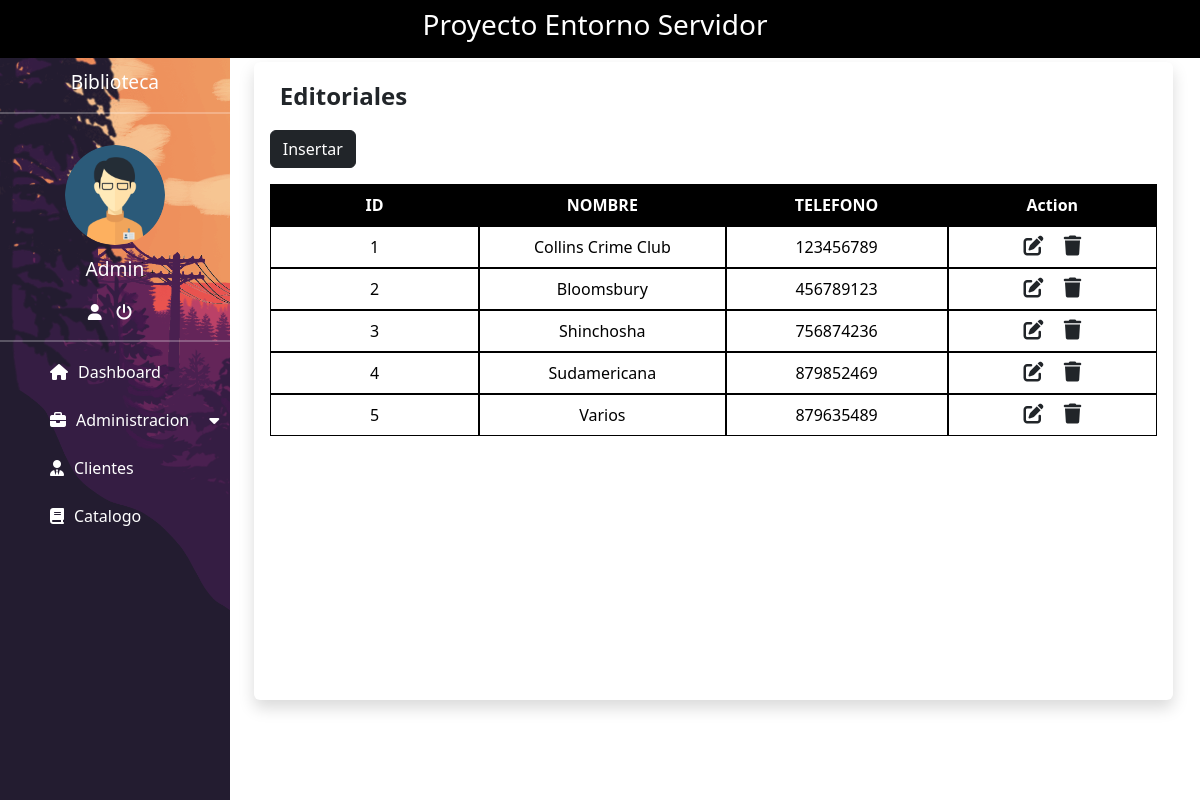
Screenshot of /?view=editorial (signed in) with the database file from the repository.
### tables this page shows
CREATE TABLE `administrador` (
  `Id_administrador` int(11) NOT NULL,
  `Usuario` varchar(15) NOT NULL,
  `Contraseña` varchar(255) NOT NULL
);

CREATE TABLE `editorial` (
  `Id_editorial` int(11) NOT NULL,
  `Nombre` varchar(100) NOT NULL,
  `Telefono` varchar(10) NOT NULL
);

### controller/control.php (called while the page is built, shortened)
<?php
include_once "model/dashboard.php";
class control
{
    public function __construct()
    {
        $this->model = new dashboard();
    }
    public function editorial()
    {
        include_once "view/editorial.php";
    }
}
?>

### config/conexion.php (called while the page is built)
<?php
class conexion
{
    public static function conectar()
    {
        $connection = new PDO("mysql:host =127.0.0.1; dbname=biblioteca; port=3307", "root", "");
        $connection->setAttribute(PDO::ATTR_ERRMODE, PDO::ERRMODE_EXCEPTION);
        return $connection;
    }
}
?>

### model/dashboard.php (called while the page is built, shortened)
<?php
class dashboard
{
    public $conect;
    public function __construct()
    {
        try {
            $this->conect = conexion::conectar();
        } catch (PDOException $e) {
            die("Error " . $e->getMessage());
        }
    }
    public function nombreUsuario(){
        try {
            $query = "SELECT * FROM `administrador`";
            $stmt = $this->conect->prepare($query);
            $stmt->execute();
            return $stmt->fetchAll(PDO::FETCH_OBJ);
        } catch (PDOException $e) {
            die("Error: " . $e->getMessage());
        }
    }
    public function listaEditorial()
    {
        try {
            $query = "SELECT * FROM `editorial`";
            $stmt = $this->conect->prepare($query);
            $stmt->execute();
            return $stmt->fetchAll(PDO::FETCH_OBJ);
        } catch (PDOException $e) {
            die("Error: " . $e->getMessage());
        }
    }
}
?>

### view/editorial.php (the view, shortened to what this page needs)
<!DOCTYPE html>
<html lang="en">
<head>
    <link href="https://cdn.jsdelivr.net/npm/bootstrap@5.3.2/dist/css/bootstrap.min.css" rel="stylesheet"
>
    <link rel="stylesheet" href="https://cdnjs.cloudflare.com/ajax/libs/font-awesome/6.4.2/css/all.min.css"
 />
    <link rel="stylesheet" href="resources/css/style.css">
    <link rel="stylesheet" href="resources/css/table.css">
</head>
<body>
    <nav class="navbar navbar-expand-xl navbar-dark bg-black">
        <div class="container-fluid justify-content-center">
            <h3 class="col-lg-6 col-md-12 col-sm-12 col-12 text-center color">Proyecto Entorno Servidor</h3>
        </div>
    </nav>
    <section>
        <div class="margen">
            <div class="row">
                <div class="col-4 linea-vertical">
                    <p class="size">Biblioteca</p>
                    <hr>
                    <img src="resources/img/ad.png" alt="" class="admin">
                    <?php foreach ($this->model->nombreUsuario() as $key): ?>
                        <p class="size"><?php echo $key->Usuario; ?></p>
                    <?php endforeach; ?>
                    <a href="" title="Cuenta" class="color" data-bs-toggle="modal"
                        data-bs-target="#Modal-cuenta"><i class="fa-solid fa-user"></i></a>
                    <a href="" title="Cerrar Sesion" class="color" data-bs-toggle="modal"
                        data-bs-target="#exampleModal"><i class="fa-solid fa-power-off"></i></a>
                    <hr>
                    <nav>
                        <ul>
                            <li><a href="?view=index" class="spaces"><i class="fa-solid fa-house top"></i>Dashboard</a>
                            </li>
                            <li><a href="#" class="spaces"><i class="fa-solid fa-briefcase space"></i>Administracion<i
                                        class="fa-solid fa-caret-down space"></i></a>
                            </li>
                            <li><a href="?view=cliente" class="spaces"><i class="fa-solid fa-user-tie space"></i>Clientes</a>
                            </li>
                            <li><a href="?view=catalogo" class="spaces"><i class="fa-solid fa-book space"></i>Catalogo</a>
                            </li>
                        </ul>
                    </nav>
                </div>
                <div class="col-9 custom-card-body">
                    <div class="container mt-1">
                        <div class="row">
                            <div class="col m-auto">
                                <div class="card border-0 shadow">
                                    <div class="card-body">
                                        <b class="aling">Editoriales</b><br>
                                        <a href="" class="btn btn-dark mb-3 mt-3" data-bs-toggle="modal"
                                            data-bs-target="#Modal-insertar">Insertar</a>
                                        <div class="table-wrapper">
                                            <table class="table table-hover text-center">
                                                <thead>
                                                    <tr>
                                                        <th>ID</th>
                                                        <th>NOMBRE</th>
                                                        <th>TELEFONO</th>
                                                        <th>Action</th>
                                                    </tr>
                                                </thead>
                                                <?php foreach ($this->model->listaEditorial() as $key): ?>
                                                    <tr>
                                                        <td>
                                                            <?php echo $key->Id_editorial; ?>
                                                        </td>
                                                        <td>
                                                            <?php echo $key->Nombre; ?>
                                                        </td>
                                                        <td>
                                                            <?php echo $key->Telefono; ?>
                                                        </td>
                                                        <td>
                                                            <a href="?view=idEditorial&Id_editorial=<?php echo $key->Id_editorial ?>"
                                                                class="link-dark" title="Editar"><i
                                                                    class="fa-solid fa-pen-to-square fs-5 me-3"></i></a>
                                                            <a href="?view=borrarEditorial&Id_editorial=<?php echo $key->Id_editorial; ?>"
                                                                class="link-dark" title="Eliminar"><i
                                                                    class="fa-solid fa-trash fs-5"></i></a>
                                                        </td>
                                                    </tr>
                                                <?php endforeach; ?>
                                            </table>
                                        </div>
                                    </div>
                                </div>
                            </div>
                        </div>
                    </div>
                </div>
            </div>
        </div>
    </section>
</body>
</html>

### resources/css/style.css (style rules this page uses)
* { margin: 0; padding: 0; box-sizing: border-box; }
body { margin: 0; padding: 0; }
.linea-vertical { background-image: url("../img/sideBar.png"); text-align: center; min-height: calc(100vh - 57.6px); width: 20%; padding-right: 0; background-size: cover; }
hr { border-color: white; border-width: 2px; }
.size { color: white; margin-top: 10px; font-size: 1.2rem; }
.color { color: white; margin-right: 10px; }
.margen { margin-right: 15px; }
.admin { width: 100px; height: 100px; border-radius: 50%; object-fit: cover; margin-top: 15px; }
nav ul { margin: 0; padding: 0; list-style: none; line-height: 16px; }
nav ul a { box-sizing: border-box; color: white; display: block; width: 100%; padding: 6px 10px; text-decoration: none; text-align: left; }
.aling { text-align: center; }
.space, .spaces { margin-left: 20px; margin-right: 10px; margin-top: 10px; }
.top { margin-left: 20px; margin-right: 10px; }
.aling { margin-left: 10px; font-size: 1.5rem; }
.custom-card-body { width: 80%; }

### resources/css/table.css (style rules this page uses)
.table-wrapper { width: 100%; height: 500px; overflow: auto; }
.table-wrapper table thead tr th { background-color: black; color: white; }
.table-wrapper table { border-collapse: separate; border-spacing: 0; }
.table-wrapper table thead { position: -webkit-sticky; position: sticky; top: 0; left: 0; }
.table-wrapper table thead th, .table-wrapper table tbody td { width: 10%; border: 1px solid #000; text-align: center; }

### rows the page displays
administrador: Usuario "Admin"
editorial: Id_editorial "1", Nombre "Collins Crime Club", Telefono "123456789"
editorial: Id_editorial "2", Nombre "Bloomsbury", Telefono "456789123"
editorial: Id_editorial "3", Nombre "Shinchosha", Telefono "756874236"
editorial: Id_editorial "4", Nombre "Sudamericana", Telefono "879852469"
editorial: Id_editorial "5", Nombre "Varios", Telefono "879635489"
